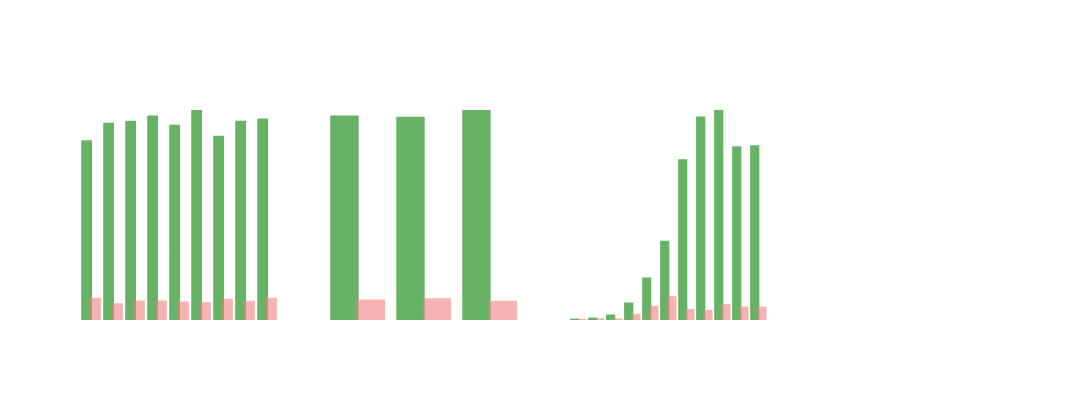

The notebook cell saved with this chart:
### Markdown cell above
En lo que respecta a las variables categóricas `area_code`, `plan` y `customer_service_rting` (se le ha dado un tratamiento como numérica y como categíroica para entender mejor su utilización posterior).

### Code cell
# Select categorical variables (including customer_service_rating) to plot
variables_to_plot = train_data[['area_code','plan','customer_service_rating']]

# Plor barcharts
plot_barcharts(train_data, variables_to_plot, 'churn')

### Figure 1 — Plotly figure (JSON) as saved in the notebook; plotly's stock layout.template omitted (floating-point values rounded to 4 significant figures; data arrays with more than 128 entries replaced by an {"elided": "..."} marker saying what was removed)
{"data": [{"alignmentgroup": "True", "bingroup": "x", "hovertemplate": "churn=0<br>Area_code=%{x}<br>count=%{y}<extra></extra>", "legendgroup": "0", "marker": {"color": "green", "line": {"color": "green", "width": 2}, "opacity": 0.6, "pattern": {"shape": ""}}, "name": "0", "offsetgroup": "0", "orientation": "v", "showlegend": true, "type": "histogram", "x": {"elided": "5135 int values"}, "xaxis": "x", "yaxis": "y"}, {"alignmentgroup": "True", "bingroup": "x", "hovertemplate": "churn=1<br>Area_code=%{x}<br>count=%{y}<extra></extra>", "legendgroup": "1", "marker": {"color": "lightcoral", "line": {"color": "lightcoral", "width": 2}, "opacity": 0.6, "pattern": {"shape": ""}}, "name": "1", "offsetgroup": "1", "orientation": "v", "showlegend": true, "type": "histogram", "x": {"elided": "490 int values"}, "xaxis": "x", "yaxis": "y"}, {"alignmentgroup": "True", "bingroup": "x", "hovertemplate": "churn=0<br>Plan=%{x}<br>count=%{y}<extra></extra>", "legendgroup": "0", "marker": {"color": "green", "line": {"color": "green", "width": 2}, "opacity": 0.6, "pattern": {"shape": ""}}, "name": "0", "offsetgroup": "0", "orientation": "v", "showlegend": true, "type": "histogram", "x": {"elided": "5135 int values"}, "xaxis": "x2", "yaxis": "y2"}, {"alignmentgroup": "True", "bingroup": "x", "hovertemplate": "churn=1<br>Plan=%{x}<br>count=%{y}<extra></extra>", "legendgroup": "1", "marker": {"color": "lightcoral", "line": {"color": "lightcoral", "width": 2}, "opacity": 0.6, "pattern": {"shape": ""}}, "name": "1", "offsetgroup": "1", "orientation": "v", "showlegend": true, "type": "histogram", "x": {"elided": "490 int values"}, "xaxis": "x2", "yaxis": "y2"}, {"alignmentgroup": "True", "bingroup": "x", "hovertemplate": "churn=0<br>Customer_service_rating=%{x}<br>count=%{y}<extra></extra>", "legendgroup": "0", "marker": {"color": "green", "line": {"color": "green", "width": 2}, "opacity": 0.6, "pattern": {"shape": ""}}, "name": "0", "offsetgroup": "0", "orientation": "v", "showlegend": true, "type": "histogram", "x": {"elided": "5135 int values"}, "xaxis": "x3", "yaxis": "y3"}, {"alignmentgroup": "True", "bingroup": "x", "hovertemplate": "churn=1<br>Customer_service_rating=%{x}<br>count=%{y}<extra></extra>", "legendgroup": "1", "marker": {"color": "lightcoral", "line": {"color": "lightcoral", "width": 2}, "opacity": 0.6, "pattern": {"shape": ""}}, "name": "1", "offsetgroup": "1", "orientation": "v", "showlegend": true, "type": "histogram", "x": {"elided": "490 int values"}, "xaxis": "x3", "yaxis": "y3"}], "layout": {"annotations": [{"font": {"size": 16}, "showarrow": false, "text": "Distribución de area_code por churn", "x": 0.1062, "xanchor": "center", "xref": "paper", "y": 1, "yanchor": "bottom", "yref": "paper"}, {"font": {"size": 16}, "showarrow": false, "text": "Distribución de plan por churn", "x": 0.3688, "xanchor": "center", "xref": "paper", "y": 1, "yanchor": "bottom", "yref": "paper"}, {"font": {"size": 16}, "showarrow": false, "text": "Distribución de customer_service_rating por churn", "x": 0.6313, "xanchor": "center", "xref": "paper", "y": 1, "yanchor": "bottom", "yref": "paper"}], "font": {"color": "white"}, "height": 400, "paper_bgcolor": "rgba(0,0,0,0)", "plot_bgcolor": "rgba(0,0,0,0)", "showlegend": false, "title": {"text": "Variables categóricas y churn"}, "width": 1800, "xaxis": {"anchor": "y", "domain": [0, 0.2125]}, "xaxis2": {"anchor": "y2", "domain": [0.2625, 0.475]}, "xaxis3": {"anchor": "y3", "domain": [0.525, 0.7375]}, "xaxis4": {"anchor": "y4", "domain": [0.7875, 1]}, "yaxis": {"anchor": "x", "domain": [0, 1]}, "yaxis2": {"anchor": "x2", "domain": [0, 1]}, "yaxis3": {"anchor": "x3", "domain": [0, 1]}, "yaxis4": {"anchor": "x4", "domain": [0, 1]}}}
